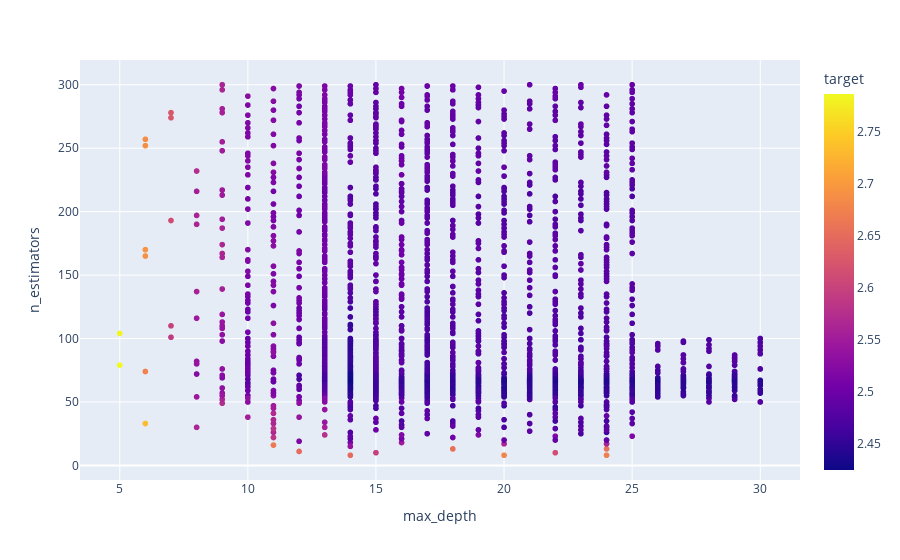

Notebook source saved alongside this figure:
### Code cell
px.scatter(df1, x="max_depth", y="n_estimators", color="target")

### Figure 1 — Plotly figure (JSON) as saved in the notebook; plotly's stock layout.template omitted (floating-point values rounded to 4 significant figures; data arrays with more than 128 entries replaced by an {"elided": "..."} marker saying what was removed)
{"data": [{"hovertemplate": "max_depth=%{x}<br>n_estimators=%{y}<br>target=%{marker.color}<extra></extra>", "legendgroup": "", "marker": {"color": {"elided": "2344 float values"}, "coloraxis": "coloraxis", "symbol": "circle"}, "mode": "markers", "name": "", "showlegend": false, "type": "scattergl", "x": {"elided": "2344 int values"}, "xaxis": "x", "y": {"elided": "2344 int values"}, "yaxis": "y"}], "layout": {"coloraxis": {"colorbar": {"title": {"text": "target"}}, "colorscale": [[0, "#0d0887"], [0.1111, "#46039f"], [0.2222, "#7201a8"], [0.3333, "#9c179e"], [0.4444, "#bd3786"], [0.5556, "#d8576b"], [0.6667, "#ed7953"], [0.7778, "#fb9f3a"], [0.8889, "#fdca26"], [1, "#f0f921"]]}, "legend": {"tracegroupgap": 0}, "margin": {"t": 60}, "xaxis": {"anchor": "y", "domain": [0, 1], "title": {"text": "max_depth"}}, "yaxis": {"anchor": "x", "domain": [0, 1], "title": {"text": "n_estimators"}}}}
